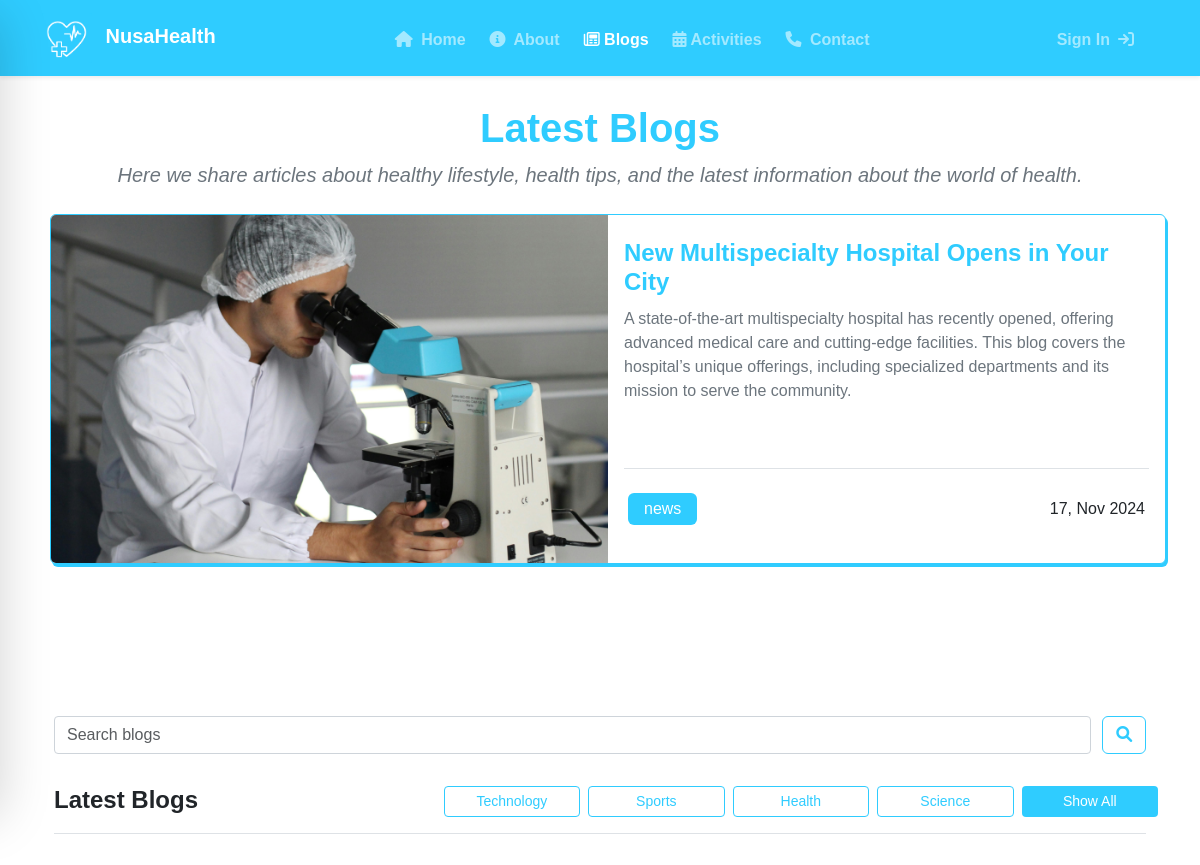
The app's page /blogs (upper part), older data.
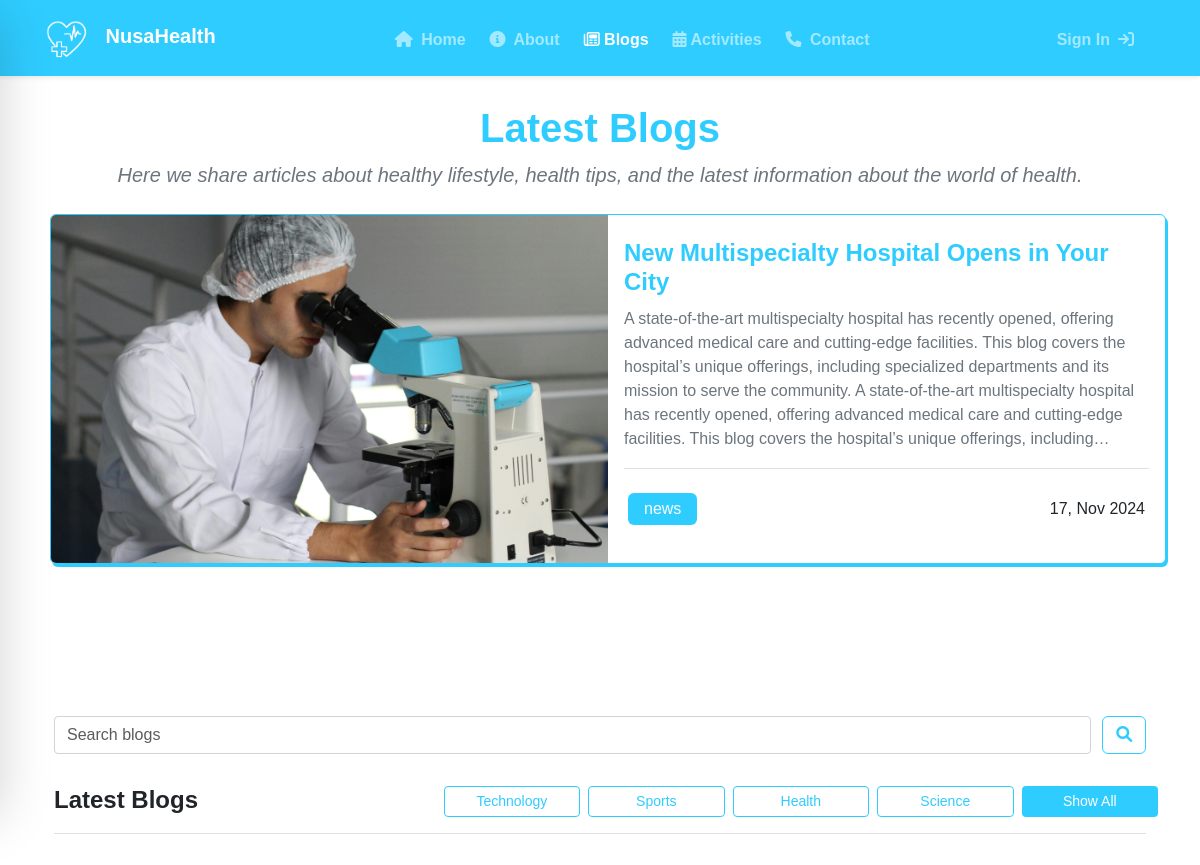
The same page, newer data.
### NusaHealthApp/models.py (models this page shows, shortened)
class Blogs(models.Model):
    STATUS_CHOICES = (
        ('draft', 'Draft'),
        ('published', 'Published'),
    )
    CATEGORIES = (
        ('technology', 'Technology'),
        ('sports', 'Sports'),
        ('health', 'Health'),
        ('science', 'Science'),
        ('services', 'Services'),
        ('news', 'News'),
        ('diseases', 'Diseases'),
        ('events', 'Events'),
        ('education', 'Education'),
        ('lifestyle', 'LifeStyle'),
        ('medicine', 'Medicine'),
    )
    title = models.CharField(max_length=250)
    body = models.TextField()
    image = models.ImageField(upload_to='blogs/', help_text="Upload image")
    author = models.ForeignKey(User, related_name='blog_posts', on_delete=models.CASCADE)
    category = models.CharField(max_length=100, choices=CATEGORIES, default='health')
    objects = models.Manager()
    published = PublishedManager()
    slug = models.SlugField(max_length=250, unique_for_date='publish')
    publish = models.DateTimeField(default=timezone.now)
    created = models.DateTimeField(auto_now_add=True)
    updated = models.DateTimeField(auto_now=True)
    status = models.CharField(max_length=10, choices=STATUS_CHOICES, default='published')
    class Meta:
        ordering = ('-publish',)

### NusaHealthApp/views.py (the view)
# urls.py: path('blogs', views.Blog, name='blogs'),
def Blog(request):
    logo_instance = Logo.objects.first()
    latest_blog = Blogs.objects.filter(status='published').order_by('-publish').first()
    blogs = Blogs.objects.filter(status='published').order_by('-publish')
    category_filter = request.GET.get('category')
    if category_filter:
        blogs = blogs.filter(category=category_filter)
    query = request.GET.get('q')   # Mendapatkan query dari form pencarian
    if query:
        blogs = blogs.filter(title__icontains=query)
    categories = Blogs.CATEGORIES  # Ambil kategori dari model
    context = {
        'section': 'blogs',
        'logo': logo_instance,
        'blogs': blogs,  # Semua blog (termasuk hasil pencarian dan kategori)
        'latest_blog': latest_blog,  # Blog terbaru
        'categories': categories,
        'query': query,  # Menyimpan query untuk ditampilkan kembali di template
        'selected_category': category_filter,  # Menyimpan kategori yang sedang dipilih
    }
    return render(request, 'Home/blogs.html', context)

### NusaHealthApp/templates/Home/blogs.html (shortened to what this page needs)
{% extends "base.html" %}
{% block content %}
<section id="latest-blogs" class="py-5">
    {% if latest_blog %}
    <div class="container pt-2">
        <h1 class="text-center fw-bold text-primary">Latest Blogs</h1>
        <p class="lead text-secondary text-center mb-4">
            <i>Here we share articles about healthy lifestyle, health tips, and the latest information about the world
                of health.</i>
        </p>
        <div class="w-100 row rounded bg-white overflow-hidden shadow-card border border-primary mx-2 mb-5"
            style="height: 350px;">
            <div class="col-md-6 p-0">
                <img src="{{ latest_blog.image.url }}" alt="{{ latest_blog.title }}" class="w-100"
                    style="object-fit: cover; height: 350px;">
            </div>
            <div class="col-md-6 px-3 py-4">
                <div class="border-bottom">
                    <a href="#" class="text-decoration-none">
                        <h4 class="text-primary fw-semibold text-truncate-2" style="height: 60px;">
                            {{ latest_blog.title }}
                        </h4>
                    </a>
                    <p class="text-secondary text-truncate-6" style="height: 145px;">
                        {{ latest_blog.body }}
                    </p>
                </div>
                <div class="px-3 py-4 row justify-content-between align-items-center overflow-hidden"
                    style="height: 80px;">
                    <div class="d-flex flex-wrap gap-2 col-8 p-0">
                        <span class="bg-primary text-white rounded py-1 px-3">{{ latest_blog.category }}</span>
                    </div>
                    <div class="col-4 p-0">
                        <p class="m-0 text-end">
                            {{ latest_blog.publish|date:"d, M Y" }}
                        </p>
                    </div>
                </div>
            </div>
        </div>
    </div>
    {% endif %}
</section>
<section id="search-blogs" class="py-5">
    <div class="container pt-2">
        <div class="d-flex flex-column gap-2 align-items-center w-100">
            <form method="GET" class="row container w-100 justify-content-between" autocomplete="off">
                <input class="form-control" style="width: 95%;" type="search" name="q" placeholder="Search blogs" value="{{ query|default:'' }}" aria-label="Search">
                <button class="btn btn-outline-primary px-2" style="width: 4%;" type="submit">
                    <i class="fas fa-search"></i>
                </button>
            </form>
            <div id="latest-blogs" class="container py-3">
                <div class="d-flex w-100 justify-content-between border-bottom py-2">
                    <h4 class="fw-bold w-25">Latest Blogs</h4>
                    <div class="row d-flex w-75 justify-content-end flex-wrap">
                        {% for category_value, category_name in categories %}
                        <a href="?category={{ category_value }}&q={{ query|default:'' }}" class="btn btn-outline-primary btn-sm col-md-2 me-2 mb-2 {% if category_value == selected_category %}active{% endif %}
                           {% if forloop.counter > 4 %}d-none category{% endif %}">
                            {{ category_name }}
                        </a>
                        {% endfor %}
                        <button id="show-all-btn" class="btn btn-primary btn-sm col-md-2 mb-2">Show All</button>
                    </div>
                </div>
            </div>
            {% if blogs %}
            <div class="row w-100">
                {% for blog in blogs %}
                <div class="col-md-4 p-2" style="cursor: pointer;">
                </div>
                {% endfor %}
            </div>
            {% else %}
            <div class="alert alert-warning text-center w-100">
                No blogs found.
            </div>
            {% endif %}
        </div>
    </div>
</section>
{% endblock %}

Row changes from the older to the newer data that the page shows:
changed Blogs "New Multispecialty Hospital Opens in Your City": body "…to serve the community." → "…to serve the community. A state-of-the-art multispecialty hospital has recently opened, offering advanced medical care and cutting-edge facilities. This blog covers the hospital’s unique offerings,…"
